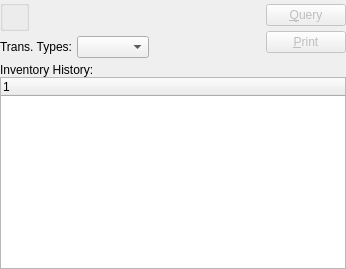
      <widget class="QWidget" name="history" >
       <attribute name="title" >
        <string>History</string>
       </attribute>
       <layout class="QVBoxLayout" >
        <property name="margin" >
         <number>0</number>
        </property>
        <property name="spacing" >
         <number>5</number>
        </property>
        <item>
         <layout class="QHBoxLayout" >
          <property name="margin" >
           <number>0</number>
          </property>
          <property name="spacing" >
           <number>5</number>
          </property>
          <item>
           <layout class="QVBoxLayout" >
            <property name="margin" >
             <number>0</number>
            </property>
            <property name="spacing" >
             <number>5</number>
            </property>
            <item>
             <layout class="QHBoxLayout" >
              <property name="margin" >
               <number>0</number>
              </property>
              <property name="spacing" >
               <number>5</number>
              </property>
              <item>
               <widget class="WarehouseGroup" name="_invhistWarehouse" >
                <property name="title" >
                 <string/>
                </property>
               </widget>
              </item>
              <item>
               <layout class="QVBoxLayout" >
                <property name="margin" >
                 <number>0</number>
                </property>
                <property name="spacing" >
                 <number>5</number>
                </property>
                <item>
                 <widget class="DateCluster" name="_dates" />
                </item>
                <item>
                 <spacer>
                  <property name="orientation" >
                   <enum>Qt::Vertical</enum>
                  </property>
                  <property name="sizeType" >
                   <enum>QSizePolicy::Preferred</enum>
                  </property>
                  <property name="sizeHint" >
                   <size>
                    <width>20</width>
                    <height>0</height>
                   </size>
                  </property>
                 </spacer>
                </item>
               </layout>
              </item>
              <item>
               <spacer>
                <property name="orientation" >
                 <enum>Qt::Horizontal</enum>
                </property>
                <property name="sizeType" >
                 <enum>QSizePolicy::Expanding</enum>
                </property>
                <property name="sizeHint" >
                 <size>
                  <width>207</width>
                  <height>20</height>
                 </size>
                </property>
               </spacer>
              </item>
             </layout>
            </item>
            <item>
             <layout class="QHBoxLayout" >
              <property name="margin" >
               <number>0</number>
              </property>
              <property name="spacing" >
               <number>5</number>
              </property>
              <item>
               <widget class="QLabel" name="_transTypeLit" >
                <property name="text" >
                 <string>Trans. Types:</string>
                </property>
                <property name="alignment" >
                 <set>Qt::AlignRight|Qt::AlignTrailing|Qt::AlignVCenter</set>
                </property>
               </widget>
              </item>
              <item>
               <widget class="XComboBox" name="_transType" />
              </item>
              <item>
               <spacer>
                <property name="orientation" >
                 <enum>Qt::Horizontal</enum>
                </property>
                <property name="sizeType" >
                 <enum>QSizePolicy::Expanding</enum>
                </property>
                <property name="sizeHint" >
                 <size>
                  <width>41</width>
                  <height>20</height>
                 </size>
                </property>
               </spacer>
              </item>
             </layout>
            </item>
           </layout>
          </item>
          <item>
           <layout class="QVBoxLayout" >
            <property name="margin" >
             <number>0</number>
            </property>
            <property name="spacing" >
             <number>0</number>
            </property>
            <item>
             <layout class="QVBoxLayout" >
              <property name="margin" >
               <number>0</number>
              </property>
              <property name="spacing" >
               <number>5</number>
              </property>
              <item>
               <widget class="QPushButton" name="_invhistQuery" >
                <property name="enabled" >
                 <bool>false</bool>
                </property>
                <property name="text" >
                 <string>&amp;Query</string>
                </property>
                <property name="shortcut" >
                 <string>Alt+Q</string>
                </property>
                <property name="autoDefault" >
                 <bool>true</bool>
                </property>
                <property name="default" >
                 <bool>true</bool>
                </property>
               </widget>
              </item>
              <item>
               <widget class="QPushButton" name="_histPrint" >
                <property name="enabled" >
                 <bool>false</bool>
                </property>
                <property name="text" >
                 <string>&amp;Print</string>
                </property>
                <property name="shortcut" >
                 <string>Alt+P</string>
                </property>
               </widget>
              </item>
             </layout>
            </item>
            <item>
             <spacer>
              <property name="orientation" >
               <enum>Qt::Vertical</enum>
              </property>
              <property name="sizeType" >
               <enum>QSizePolicy::Preferred</enum>
              </property>
              <property name="sizeHint" >
               <size>
                <width>20</width>
                <height>0</height>
               </size>
              </property>
             </spacer>
            </item>
           </layout>
          </item>
         </layout>
        </item>
        <item>
         <layout class="QVBoxLayout" >
          <property name="margin" >
           <number>0</number>
          </property>
          <property name="spacing" >
           <number>0</number>
          </property>
          <item>
           <widget class="QLabel" name="_inventoryHistoryLit" >
            <property name="sizePolicy" >
             <sizepolicy>
              <hsizetype>5</hsizetype>
              <vsizetype>5</vsizetype>
              <horstretch>0</horstretch>
              <verstretch>0</verstretch>
             </sizepolicy>
            </property>
            <property name="minimumSize" >
             <size>
              <width>0</width>
              <height>0</height>
             </size>
            </property>
            <property name="text" >
             <string>Inventory History:</string>
            </property>
            <property name="alignment" >
             <set>Qt::AlignVCenter</set>
            </property>
           </widget>
          </item>
          <item>
           <widget class="XTreeWidget" name="_invhist" >
            <property name="sizePolicy" >
             <sizepolicy>
              <hsizetype>7</hsizetype>
              <vsizetype>7</vsizetype>
              <horstretch>0</horstretch>
              <verstretch>0</verstretch>
             </sizepolicy>
            </property>
            <property name="minimumSize" >
             <size>
              <width>0</width>
              <height>100</height>
             </size>
            </property>
           </widget>
          </item>
         </layout>
        </item>
       </layout>
      </widget>
